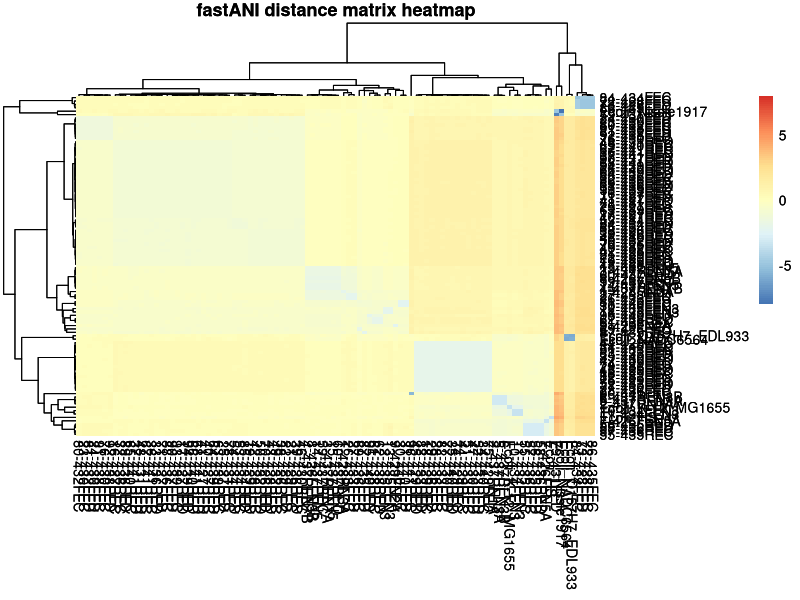
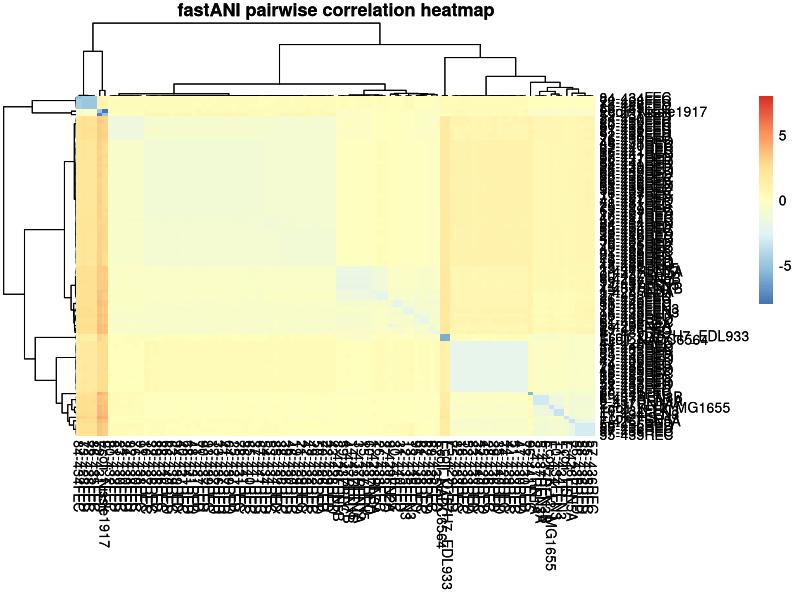
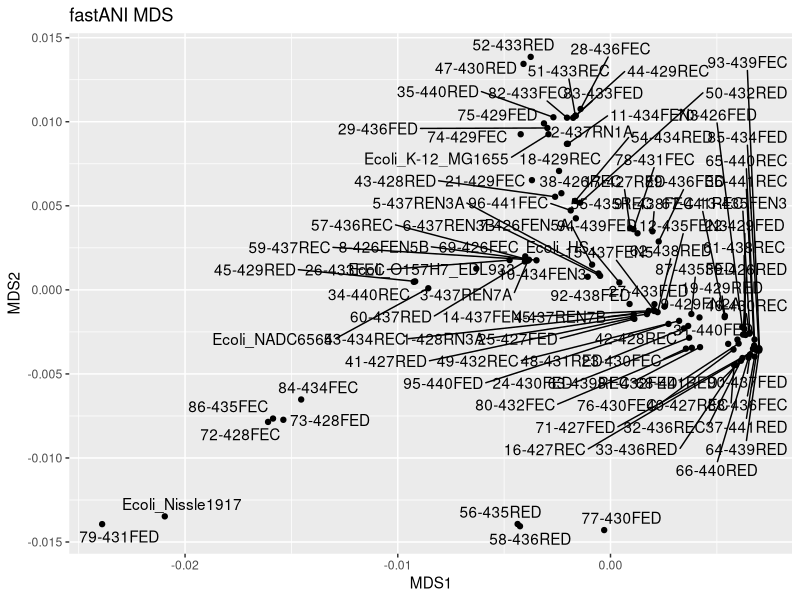
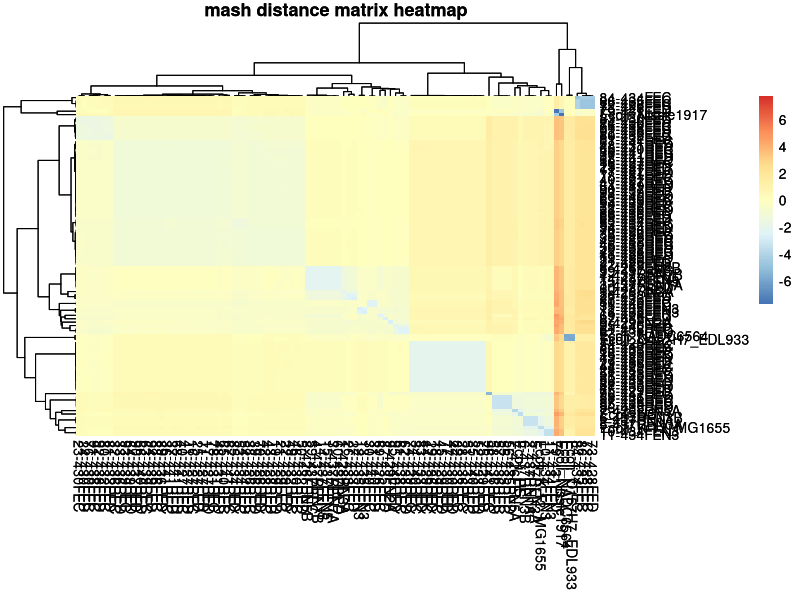
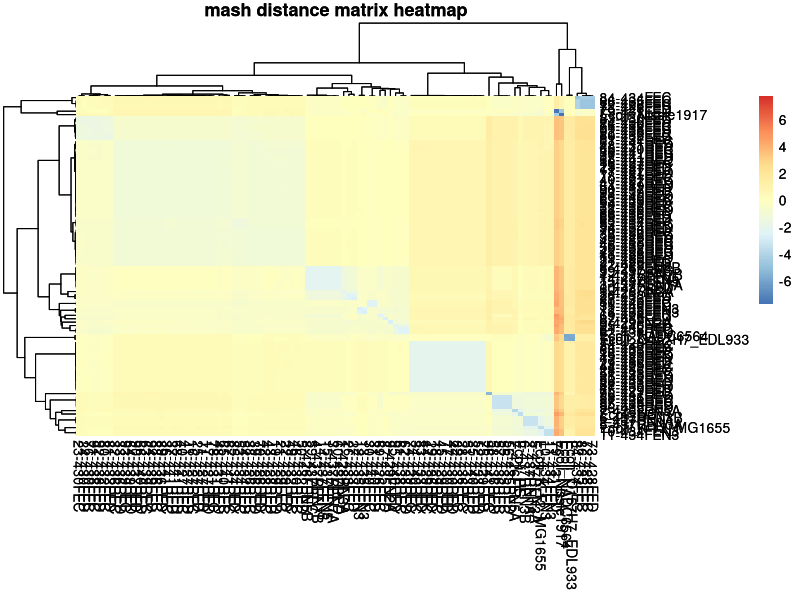
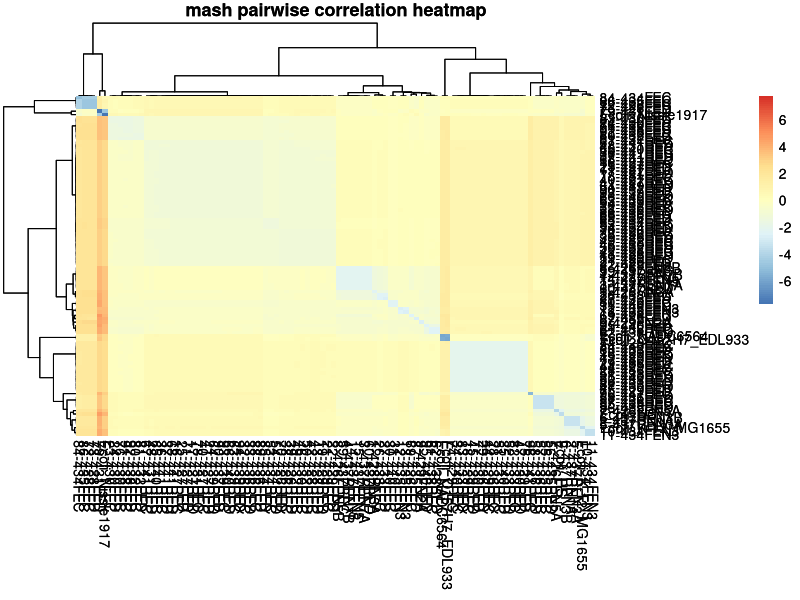
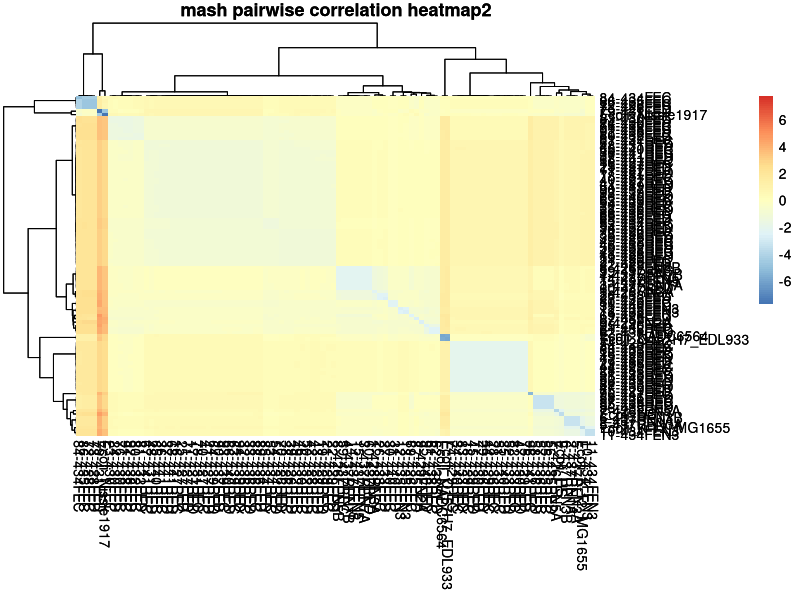
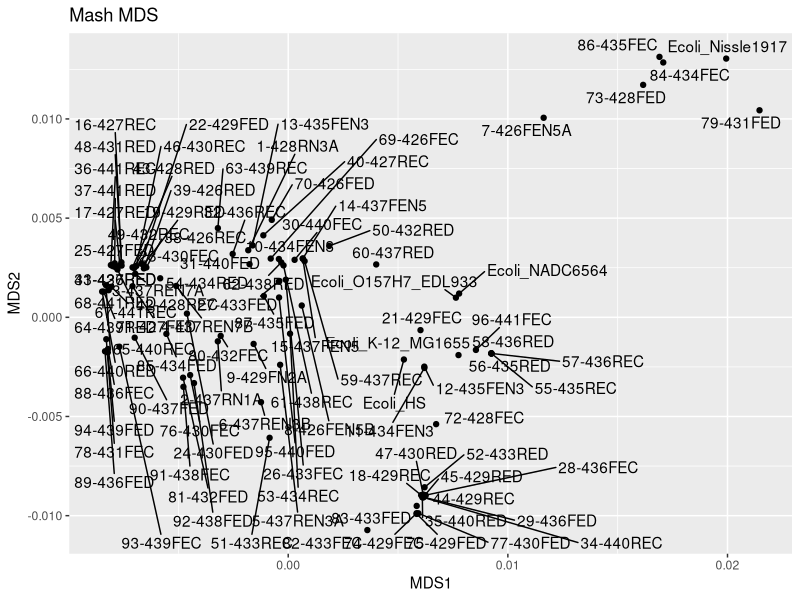

Here is the R script that generated these plots, in order: (Note: this script raises an error after producing the figures.)
#####################################################################################################
#FS19C QC - MDS of fastANI and Mash output
#Kathy Mou

#Purpose: Convert ANI pairwise genome-genome similarity calculations of fastANI and mash output to a distance matrix and visualize distance matrices with MDS and heatmaps.

#Load library packages
library(ggplot2)
library(tidyverse)
library(ggrepel) #for geom_text_repel()
library(pheatmap)
library(gtools) #for mixedorder() to sort reference_id numerically, which has mixed numeric and characters

sessionInfo()
#R version 4.0.2 (2020-06-22)

#####################################################################################################

#In mash and fastani files, I removed extra path names (/home/..., _pol.fasta and .fasta) from elements in reference_id and query_id in excel before importing distances.tab to R so that distance calculation would work
#Otherwise, it produces errors saying duplicate 'row.names' are not allowed, non-unique values when setting 'row.names'
#fastANI gives you ANI similarity in percentage, mash already did the distance calculation for you (hence the small decimal numbers) so you don't need to do distance calculation (1-ANI).
#You will need to convert fastANI ANI percentage values to decimal and then subtract that from 1 to get distance calculation.
#I did a little experiment to see if reordering reference_id of mash file (distance.tab) with mixedorder() would change MDS and heatmap structure compared to if I didn't reorder reference_id. In conclusion, no difference, so don't need to reorder reference_id

################################### FastANI ##################################################################
######## Import fastani file, remove orthologous_matches, total_seq_fragments columns ########
fast_tab <- read_tsv('./Files/fs19cfastanioutput2.out.tab', col_names = c("reference_id", "query_id", "ani", "orthologous_matches", "total_seq_fragments")) %>%
  select(-orthologous_matches) %>% 
  select(-total_seq_fragments) %>% 
  mutate(ani_dist= 1-(ani/100)) %>% #add new ani_dist column to calculate distance
  select(-ani)

######## Make distance matrix ########
fast_dist <- fast_tab %>%
  pivot_wider(names_from = reference_id, values_from=ani_dist) %>%
  column_to_rownames(var='query_id') 

######## Heatmap of fastani distance matrix as another way of looking at clustering ########
#Adapted code from: https://www.datanovia.com/en/blog/clustering-using-correlation-as-distance-measures-in-r/
fast_heatmap <- pheatmap(fast_dist, scale = "row", main = "fastANI distance matrix heatmap")
fast_heatmap
ggsave("FS19C_fastani_heatmap.tiff", plot=fast_heatmap, width = 13, height = 14, dpi = 500, units =c("in"))

######## Pairwise correlation between samples ########
#by columns
cols.cor <- cor(fast_dist, use = "pairwise.complete.obs", method='pearson')
#by rows
rows.cor <- cor(t(fast_dist), use = 'pairwise.complete.obs', method='pearson')

######## Plot heatmap of pairwise correlations ########
fast_corr_heatmap <- pheatmap(fast_dist, scale = 'row',
                              clustering_distance_cols = as.dist(1 - cols.cor),
                              clustering_distance_rows = as.dist(1 - rows.cor),
                              main = "fastANI pairwise correlation heatmap")
fast_corr_heatmap
ggsave("FS19C_fastani_correlation_heatmap.tiff", plot=fast_corr_heatmap, width = 11, height = 14, dpi = 500, units =c("in"))

######## Calculate distance for MDS ########
fast_dist2 <- as.dist(fast_dist) #distance matrix computation that computes distances between rows of a data matrix
head(fast_dist2)

######## Generate MDS ########
fast_mds <- cmdscale(fast_dist2) %>% as.data.frame() %>%
  rownames_to_column(var='reference_id')
#cmdscale = classic MDS of a data matrix

######## Plot MDS ########
plot_fast_mds <-
  fast_mds %>% ggplot(aes(x=V1, y=V2)) +
  geom_point()+
  geom_text_repel(aes(label=reference_id), max.overlaps = 50) +
  labs(x='MDS1', y='MDS2') +
  ggtitle("fastANI MDS")
plot_fast_mds
ggsave("FS19C_fastaniMDS.tiff", plot=plot_fast_mds, width = 9, height = 8, dpi = 500, units =c("in"))

############################################ Mash #########################################################
######## Import mash file, add ani_dist column, remove pvalue, matching_hashes columns ########
mash_tab <- read_tsv('./Files/distances.tab', col_names = c("reference_id", "query_id", "ani_dist", "pvalue", "matching_hashes")) %>%
  select(-pvalue) %>% 
  select(-matching_hashes)
mash_tab2 <- mash_tab[mixedorder(as.character(mash_tab$reference_id)),] #I reordered reference_id to make samples list in numerical order versus ordering like 1, 10-19, 2, 20-29, etc.
#I hoped this could fix FS19C_mash_correlation_heatmap.tiff so that it could list samples on the right of heatmap in the same order as FS19C_fastani_correlation_heatmap.tiff. Did not work :(

######## Make distance matrix ########
#mash_dist with mash_tab
mash_dist <- mash_tab %>%
  arrange(reference_id) %>% 
  pivot_wider(names_from = reference_id, values_from=ani_dist) %>%
  column_to_rownames(var='query_id')

#mash_dist2 with mash_tab2
mash_dist2 <- mash_tab2 %>%
  arrange(reference_id) %>% 
  pivot_wider(names_from = reference_id, values_from=ani_dist) %>%
  column_to_rownames(var='query_id')

######## Heatmap of mash distance matrix as another way of looking at clustering ########
#using mash_dist
mash_heatmap <- pheatmap(mash_dist, scale = "row", main = "mash distance matrix heatmap")
mash_heatmap
ggsave("FS19C_mash_heatmap.tiff", plot=mash_heatmap, width = 13, height = 14, dpi = 500, units =c("in"))

#using mash_dist2
mash_heatmap2 <- pheatmap(mash_dist2, scale = "row", main = "mash distance matrix heatmap")
mash_heatmap2 #looks the same as mash_heatmap

######## Pairwise correlation between samples (columns) ########
#using mash_dist
cols.cor.mash <- cor(mash_dist, use = "pairwise.complete.obs", method='pearson')
#pairwise correlation between samples (rows)
rows.cor.mash <- cor(t(mash_dist), use = 'pairwise.complete.obs', method='pearson')

#using mash_dist2
cols.cor.mash2 <- cor(mash_dist2, use = "pairwise.complete.obs", method='pearson')
#pairwise correlation between samples (rows)
rows.cor.mash2 <- cor(t(mash_dist2), use = 'pairwise.complete.obs', method='pearson')

######## Plot heatmap of pairwise correlations ########
#using mash_dist
mash_corr_heatmap <- pheatmap(mash_dist, scale = 'row',
                              clustering_distance_cols = as.dist(1 - cols.cor.mash),
                              clustering_distance_rows = as.dist(1 - rows.cor.mash),
                              main = "mash pairwise correlation heatmap")
mash_corr_heatmap
ggsave("FS19C_mash_correlation_heatmap.tiff", plot=mash_corr_heatmap, width = 11, height = 14, dpi = 500, units =c("in"))

#using mash_dist2
mash_corr_heatmap2 <- pheatmap(mash_dist2, scale = 'row',
                              clustering_distance_cols = as.dist(1 - cols.cor.mash2),
                              clustering_distance_rows = as.dist(1 - rows.cor.mash2),
                              main = "mash pairwise correlation heatmap2")
mash_corr_heatmap2 #looks the same as mash_corr_heatmap

######## Calculate distance for MDS ########
#using mash_dist
mash_distA <- as.dist(mash_dist) #distance matrix computation that computes distances between rows of a data matrix
head(mash_distA)

#using mash_dist2
mash_distB <- as.dist(mash_dist2) #distance matrix computation that computes distances between rows of a data matrix
head(mash_distB)

######## Generate MDS ########
#using mash_distA
mash_mdsA <- cmdscale(mash_distA) %>% as.data.frame() %>%
  rownames_to_column(var='reference_id')
#cmdscale = classic MDS of a data matrix

#using mash_distB
mash_mdsB <- cmdscale(mash_distB) %>% as.data.frame() %>%
  rownames_to_column(var='reference_id')

######## Plot MDS ########
#using mash_mdsA
plot_mash_mdsA <-
  mash_mdsA %>% ggplot(aes(x=V1, y=V2)) +
  geom_point()+
  geom_text_repel(aes(label=reference_id), max.overlaps = 50) +
  labs(x='MDS1', y='MDS2') +
  ggtitle("Mash MDS")
plot_mash_mdsA
ggsave("FS19C_mashMDS.tiff", plot=plot_mash_mdsA, width = 9, height = 8, dpi = 500, units =c("in"))

#using mash_mdsB
plot_mash_mdsB <-
  mash_mdsB %>% ggplot(aes(x=V1, y=V2)) +
  geom_point()+
  geom_text_repel(aes(label=reference_id), max.overlaps = 50) +
  labs(x='MDS1', y='MDS2') +
  ggtitle("Mash MDS")
plot_mash_mdsB #exact same plot as plot_mash_mdsA
ggsave("FS19C_mashMDS2.tiff", plot=plot_mash_mdsB, width = 9, height = 8, dpi = 500, units =c("in")) #this is a different mashMDS after I used mixedorder on reference_id





###################################### Jules sample code ###############################################################
ani_tab <- read_tsv('./Files/ANIm_percentage_identity.tab') %>%
  pivot_longer(cols = -X1, names_to='genome', values_to='ANI') %>%
  mutate(ani_dist=1-ANI) %>%
  select(-ANI)

ani_dist <- ani_tab %>%
  pivot_wider(names_from = genome, values_from=ani_dist) %>%
  column_to_rownames(var='X1') %>%
  as.dist()

ani_mds <- cmdscale(ani_dist) %>% as.data.frame() %>%
  rownames_to_column(var='genome')

p_mds <-
  ani_mds %>% ggplot(aes(x=V1, y=V2)) +
  geom_point()+
  geom_text_repel(aes(label=genome), max.overlaps = 50) +
  labs(x='MDS1', y='MDS2')

p_mds